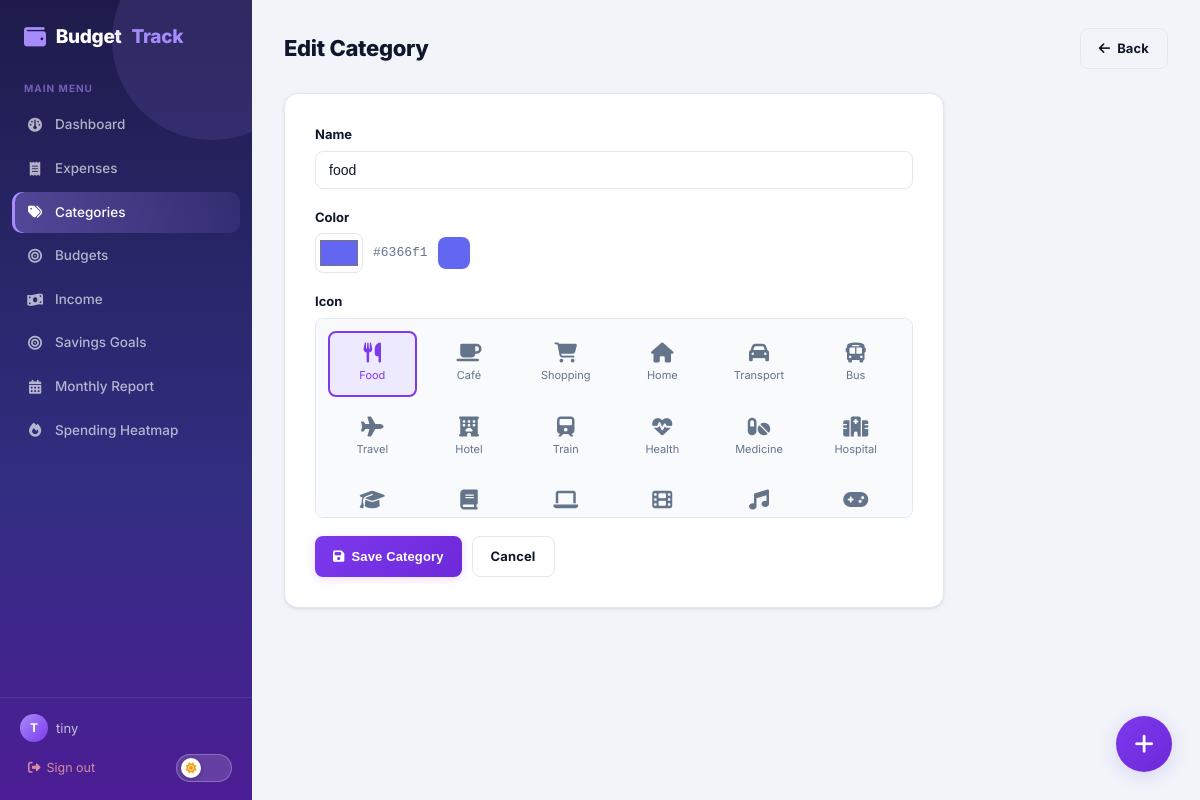
/categories/1/edit (signed in), run on the app's committed database.
### models.py (models this page shows, shortened)
class User(UserMixin, db.Model):
    __tablename__ = "users"
    id = db.Column(db.Integer, primary_key=True)
    username = db.Column(db.String(80), unique=True, nullable=False)
    email = db.Column(db.String(120), unique=True, nullable=False)
    password_hash = db.Column(db.String(256), nullable=False)
    created_at = db.Column(db.DateTime, default=datetime.utcnow)
    categories = db.relationship("Category", backref="user", lazy=True, cascade="all, delete-orphan")
    expenses   = db.relationship("Expense",  backref="user", lazy=True, cascade="all, delete-orphan")
    budgets    = db.relationship("Budget",   backref="user", lazy=True, cascade="all, delete-orphan")
    goals      = db.relationship("SavingsGoal", backref="user", lazy=True, cascade="all, delete-orphan")

class Category(db.Model):
    __tablename__ = "categories"
    id      = db.Column(db.Integer, primary_key=True)
    name    = db.Column(db.String(80), nullable=False)
    color   = db.Column(db.String(7),  default="#6366f1")
    icon    = db.Column(db.String(50), default="tag")
    user_id = db.Column(db.Integer, db.ForeignKey("users.id"), nullable=False)
    expenses = db.relationship("Expense", backref="category", lazy=True)
    budgets  = db.relationship("Budget",  backref="category", lazy=True)
    __table_args__ = (db.UniqueConstraint("name", "user_id"),)

### routes/categories.py (the view, shortened to what this page needs)
@categories_bp.route("/<int:id>/edit", methods=["GET", "POST"])
@login_required
def edit(id):
    cat = Category.query.filter_by(id=id, user_id=current_user.id).first_or_404()
    form = CategoryForm(obj=cat)
    return render_template("categories/form.html", form=form, title="Edit Category")

### forms.py
class CategoryForm(FlaskForm):
    name = StringField("Name", validators=[DataRequired(), Length(1, 80)])
    color = StringField("Color", validators=[DataRequired(), Length(7, 7)], default="#6366f1")
    icon = StringField("Icon", validators=[Optional(), Length(max=50)], default="tag")

### models.py (called while the page is built)
@login_manager.user_loader
def load_user(user_id):
    return User.query.get(int(user_id))

### templates/categories/form.html (shortened to what this page needs)
{% extends "base.html" %}
{% block content %}
<div class="page-header">
  <h1>{{ title }}</h1>
  <a href="{{ url_for('categories.index') }}" class="btn btn-outline"><i class="fa fa-arrow-left"></i> Back</a>
</div>
<div class="card form-card">
  <form method="POST" novalidate>
    <div class="form-group">
      {{ form.name.label }}
      {{ form.name(class="form-control", placeholder="e.g. Food & Dining") }}
    </div>
    <div class="form-group">
      {{ form.color.label }}
      <div class="color-input-wrapper">
        {{ form.color(class="form-control color-picker", type="color") }}
        <span id="color-hex">{{ form.color.data or '#7c3aed' }}</span>
        <div id="color-preview" style="width:32px;height:32px;border-radius:8px;background:{{ form.color.data or '#7c3aed' }}"></div>
      </div>
    </div>
    <div class="form-group">
      <label>Icon</label>
      <div class="icon-picker-grid">
        {% for icon, label in icons %}
        <div class="icon-option {{ 'selected' if (form.icon.data or 'tag') == icon }}"
             data-icon="{{ icon }}" onclick="selectIcon('{{ icon }}', this)">
          <i class="fa fa-{{ icon }}"></i>
          <span>{{ label }}</span>
        </div>
        {% endfor %}
      </div>
    </div>
    <div class="form-actions">
      <button type="submit" class="btn btn-primary"><i class="fa fa-save"></i> Save Category</button>
      <a href="{{ url_for('categories.index') }}" class="btn btn-outline">Cancel</a>
    </div>
  </form>
</div>
{% endblock %}

### templates/base.html (shortened to what this page needs)
<!DOCTYPE html>
<html lang="en" data-theme="light">
<head>
  <link rel="stylesheet" href="https://cdnjs.cloudflare.com/ajax/libs/font-awesome/6.5.0/css/all.min.css"/>
  <link rel="stylesheet" href="{{ url_for('static', filename='css/style.css') }}"/>
</head>
<body>
{% if current_user.is_authenticated %}
<nav class="sidebar" id="sidebar">
  <div class="sidebar-brand">
    <i class="fa fa-wallet"></i> Budget<span>Track</span>
  </div>
  <p class="nav-section-label">Main Menu</p>
  <ul class="nav-links">
    <li><a href="{{ url_for('dashboard.index') }}" class="{{ 'active' if request.endpoint == 'dashboard.index' }}" onclick="closeSidebar()">
      <i class="fa fa-gauge"></i> Dashboard</a></li>
    <li><a href="{{ url_for('expenses.index') }}" class="{{ 'active' if request.blueprint == 'expenses' }}" onclick="closeSidebar()">
      <i class="fa fa-receipt"></i> Expenses</a></li>
    <li><a href="{{ url_for('categories.index') }}" class="{{ 'active' if request.blueprint == 'categories' }}" onclick="closeSidebar()">
      <i class="fa fa-tags"></i> Categories</a></li>
    <li><a href="{{ url_for('budgets.index') }}" class="{{ 'active' if request.blueprint == 'budgets' }}" onclick="closeSidebar()">
      <i class="fa fa-bullseye"></i> Budgets</a></li>
    <li><a href="{{ url_for('salary.index') }}" class="{{ 'active' if request.blueprint == 'salary' }}" onclick="closeSidebar()">
      <i class="fa fa-money-bill-wave"></i> Income</a></li>
    <li><a href="{{ url_for('goals.index') }}" class="{{ 'active' if request.blueprint == 'goals' }}" onclick="closeSidebar()">
      <i class="fa fa-bullseye"></i> Savings Goals</a></li>
    <li><a href="{{ url_for('report.index') }}" class="{{ 'active' if request.endpoint == 'report.index' }}" onclick="closeSidebar()">
      <i class="fa fa-calendar-alt"></i> Monthly Report</a></li>
    <li><a href="{{ url_for('report.heatmap') }}" class="{{ 'active' if request.endpoint == 'report.heatmap' }}" onclick="closeSidebar()">
      <i class="fa fa-fire"></i> Spending Heatmap</a></li>
  </ul>
  <div class="sidebar-footer">
    <div class="user-info">
      <div class="user-avatar">{{ current_user.username[0].upper() }}</div>
      <span>{{ current_user.username }}</span>
    </div>
    <div style="display:flex;align-items:center;justify-content:space-between;margin-top:4px">
      <a href="{{ url_for('auth.logout') }}" class="logout-btn"><i class="fa fa-sign-out-alt"></i> Sign out</a>
      <button class="theme-toggle desktop-theme" id="themeToggleDesktop" title="Toggle dark mode" aria-label="Toggle dark mode">
        <span class="theme-toggle-knob"><i class="fa fa-sun" id="themeIconDesktop"></i></span>
      </button>
    </div>
  </div>
</nav>
<main class="main-content" id="mainContent">
{% endif %}
{% block content %}{% endblock %}
{% if current_user.is_authenticated %}
</main>
<button class="fab" onclick="openQuickAdd()" title="Quick add expense">
  <i class="fa fa-plus"></i>
</button>
{% endif %}
</body>
</html>

### data on the page
User: username "T", username "tiny"
Category: name "food", color "#6366f1"

### other printed values
{{ title }} "Edit Category"
{{ label }} "Food" "Café" "Shopping" "Home" "Transport" "Bus" "Travel" "Hotel" "Train" "Health" "Medicine" "Hospital"
